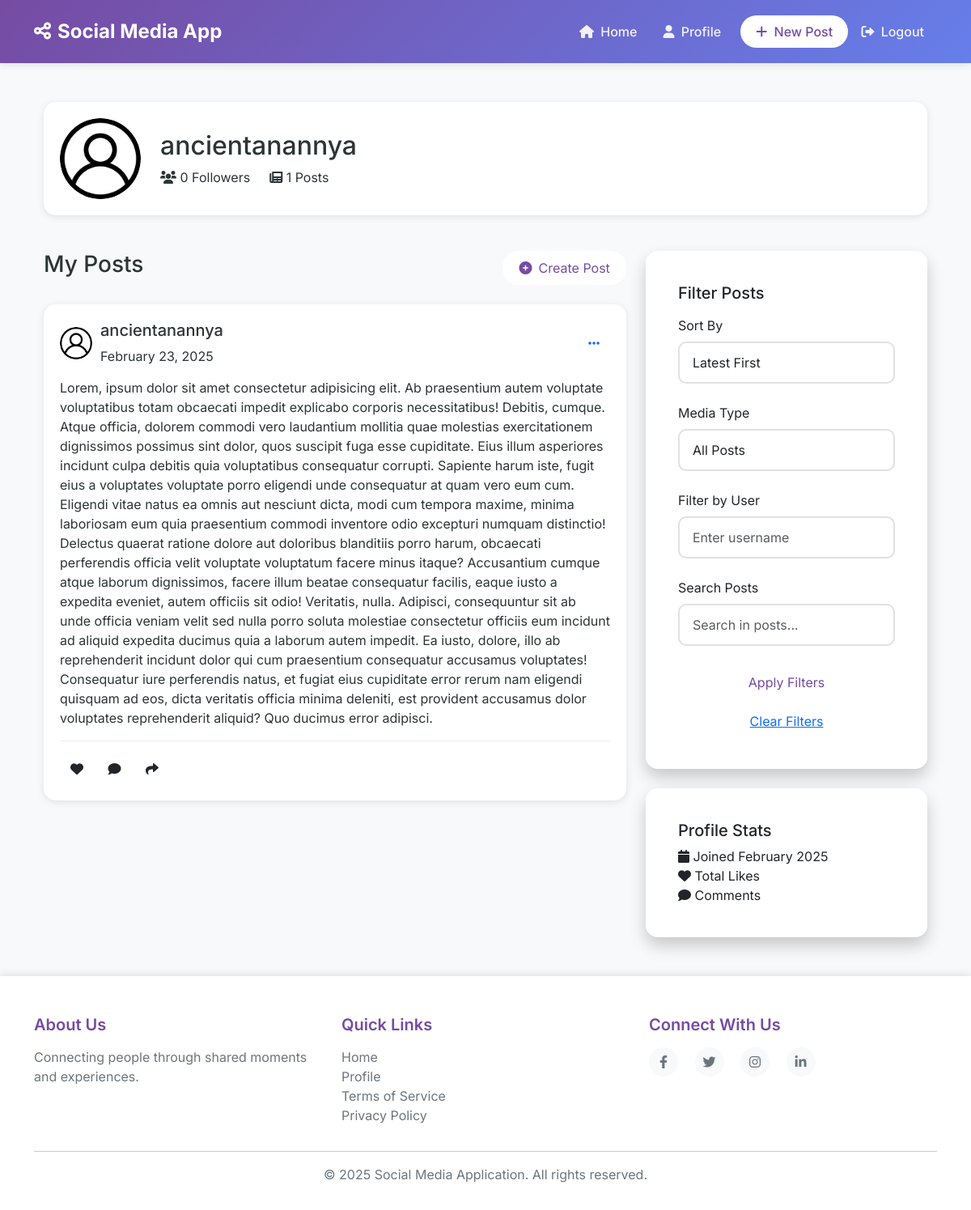
Screenshot of /profile/ (signed in) with the database file from the repository.
### core/models.py (models this page shows, shortened)
class Post(models.Model):
    user = models.ForeignKey(User, on_delete=models.CASCADE, related_name='posts')
    content = models.TextField()
    image = models.ImageField(upload_to='posts/', blank=True, null=True)
    created_at = models.DateTimeField(auto_now_add=True)
    updated_at = models.DateTimeField(auto_now=True)
    class Meta:
        ordering = ['-created_at']

### core/views.py (the view)
# urls.py: path('profile/', views.UserProfileView.as_view(), name='profile'),
class UserProfileView(LoginRequiredMixin, ListView):
    model = Post
    template_name = 'core/profile.html'
    context_object_name = 'posts'
    paginate_by = 10
    def get_queryset(self):
        queryset = Post.objects.filter(user=self.request.user)
        date_filter = self.request.GET.get('date', 'latest')
        if date_filter == 'oldest':
            queryset = queryset.order_by('created_at')
        else:
            queryset = queryset.order_by('-created_at')
        media_filter = self.request.GET.get('media', 'all')
        print(f"UserProfileView - Media filter: {media_filter}")
        if media_filter == 'text':
            queryset = queryset.filter(Q(image__isnull=True) | Q(image=''))
            print(f"UserProfileView - Text-only posts: {queryset.count()}")
        elif media_filter == 'images':
            queryset = queryset.exclude(Q(image__isnull=True) | Q(image=''))
            print(f"UserProfileView - Image posts: {queryset.count()}")
        search_query = self.request.GET.get('q', '')
        if search_query:
            queryset = queryset.filter(content__icontains=search_query)
        print(f"UserProfileView - Final queryset count: {queryset.count()}")
        return queryset
    def get_context_data(self, **kwargs):
        context = super().get_context_data(**kwargs)
        context['date_filter'] = self.request.GET.get('date', 'latest')
        context['media_filter'] = self.request.GET.get('media', 'all')
        context['search_query'] = self.request.GET.get('q', '')
        return context

### templates/core/profile.html (shortened to what this page needs)
{% extends 'base.html' %}
{% block content %}
<div class="container py-4">
    <div class="row">
        <div class="col-12 mb-4">
            <div class="post-card">
                <div class="profile-header d-flex align-items-center">
                    <img src="{{ user.profile.avatar.url|default:'/static/images/default-avatar.png' }}"
                         class="profile-avatar me-4"
                         alt="Profile picture"
                         style="width: 100px; height: 100px; border-radius: 50%; object-fit: cover;">
                    <div class="profile-info">
                        <h2 class="mb-2">{{ user.username }}</h2>
                        <div class="quick-stats d-flex gap-4">
                            <div class="stat-item">
                                <i class="fas fa-users"></i>
                                <span>{{ user.followers.count|default:"0" }} Followers</span>
                            </div>
                            <div class="stat-item">
                                <i class="fas fa-newspaper"></i>
                                <span>{{ user.posts.count|default:"0" }} Posts</span>
                            </div>
                        </div>
                    </div>
                </div>
            </div>
        </div>
        <div class="col-md-8">
            <div class="d-flex justify-content-between align-items-center mb-4">
                <h3 class="section-title">My Posts</h3>
                <button class="btn btn-create-post btn-custom-primary ms-2" data-bs-toggle="modal" data-bs-target="#createPostModal">
                    <i class="fas fa-plus-circle me-2"></i>Create Post
                </button>
            </div>
            {% for post in posts %}
                <div class="post-card fade-in">
                    <div class="post-header">
                        <div class="user-info">
                            <img src="{{ user.profile.avatar.url|default:'/static/images/default-avatar.png' }}"
                                 class="user-avatar"
                                 alt="Profile picture">
                            <div class="user-details">
                                <h5 class="username">{{ user.username }}</h5>
                                <span class="post-time">{{ post.created_at|date:"F d, Y" }}</span>
                            </div>
                        </div>
                        <div class="post-actions dropdown">
                            <button class="btn btn-link" data-bs-toggle="dropdown">
                                <i class="fas fa-ellipsis-h"></i>
                            </button>
                        </div>
                    </div>
                    <div class="post-content">
                        <p>{{ post.content }}</p>
                    </div>
                    <div class="post-footer">
                        <div class="interaction-buttons">
                            <button class="btn btn-like">
                                <i class="fas fa-heart"></i>
                            </button>
                            <button class="btn btn-comment" onclick="">
                                <i class="fas fa-comment"></i>
                            </button>
                            <button class="btn btn-share" onclick="">
                                <i class="fas fa-share"></i>
                            </button>
                        </div>
                    </div>
                </div>
            {% empty %}
                <div class="empty-state">
                    <i class="fas fa-newspaper fa-3x mb-3"></i>
                    <h3>No Posts Found</h3>
                    <p>Try adjusting your filters or share your first post!</p>
                </div>
            {% endfor %}
        </div>
        <div class="col-md-4">
            <div class="card sidebar-card mb-4">
                <div class="card-body">
                    <h5 class="sidebar-title">Filter Posts</h5>
                    <form method="GET" action="" class="mt-3">
                        <div class="form-group">
                            <label class="form-label">Sort By</label>
                            <select name="date" class="form-control">
                                <option value="latest" {% if date_filter == 'latest' %}selected{% endif %}>Latest First</option>
                            </select>
                        </div>
                        <div class="form-group">
                            <label class="form-label">Media Type</label>
                            <select name="media" class="form-control">
                                <option value="all" {% if media_filter == 'all' %}selected{% endif %}>All Posts</option>
                            </select>
                        </div>
                        <div class="form-group">
                            <label class="form-label">Filter by User</label>
                            <input type="text" name="user" class="form-control" value="{{ user_filter }}"
                                   placeholder="Enter username">
                        </div>
                        <div class="form-group mb-4">
                            <label class="form-label">Search Posts</label>
                            <input type="text" name="q" class="form-control" value="{{ search_query }}"
                                   placeholder="Search in posts...">
                        </div>
                        <button type="submit" class="btn btn-custom-primary w-100">
                            Apply Filters
                        </button>
                        {% if date_filter or media_filter or user_filter or search_query %}
                            <a href="?" class="btn btn-link w-100 mt-2">Clear Filters</a>
                        {% endif %}
                    </form>
                </div>
            </div>
            <div class="card sidebar-card">
                <div class="card-body">
                    <h5 class="sidebar-title">Profile Stats</h5>
                    <div class="quick-stats">
                        <div class="stat-item">
                            <i class="fas fa-calendar"></i>
                            <span>Joined {{ user.date_joined|date:"F Y" }}</span>
                        </div>
                        <div class="stat-item">
                            <i class="fas fa-heart"></i>
                            <span>{{ total_likes }} Total Likes</span>
                        </div>
                        <div class="stat-item">
                            <i class="fas fa-comment"></i>
                            <span>{{ total_comments }} Comments</span>
                        </div>
                    </div>
                </div>
            </div>
        </div>
    </div>
</div>
{% endblock %}

### static/css/style.css (style rules this page uses)
:root { --primary-color: #764ba2; --secondary-color: #667eea; --background-color: #f8f9fa; --text-color: #2d3436; --navbar-height: 70px; }
body { font-family: 'Inter', sans-serif; background-color: var(--background-color); color: var(--text-color); min-height: 100vh; display: flex; flex-direction: column; }
.btn-custom-primary { background-color: white; color: var(--primary-color) !important; border-radius: 20px; padding: 0.5rem 1.2rem !important; transition: all 0.3s ease; }
.card { border: none; border-radius: 15px; box-shadow: 0 10px 20px rgba(0,0,0,0.2); backdrop-filter: blur(10px); background: rgba(255, 255, 255, 0.95); transition: transform 0.3s ease; }
.card-body { padding: 2.5rem; }
.form-group { margin-bottom: 1.5rem; position: relative; }
.form-control { border-radius: 10px; padding: 0.75rem 1rem; border: 2px solid #e1e1e1; transition: all 0.3s ease; }
.post-card { background: white; border-radius: 15px; border: none; box-shadow: 0 2px 10px rgba(0,0,0,0.1); margin-bottom: 20px; padding: 20px; }
.post-header { display: flex; justify-content: space-between; align-items: center; margin-bottom: 15px; }
.user-info { display: flex; align-items: center; }
.user-avatar { width: 40px; height: 40px; border-radius: 50%; margin-right: 10px; object-fit: cover; }
.post-footer { border-top: 1px solid #eee; padding-top: 15px; }
.fade-in { animation: fadeIn 0.5s ease; }

### rows the page displays
Post: created_at "February 23, 2025", content "Lorem, ipsum dolor sit amet consectetur adipisicing elit. Ab praesentium autem voluptate voluptatibus totam obcaecati impedit explicabo corporis necessitatibus! Debitis, cumque. Atque officia, dolorem commodi vero laudantium mollitia quae molestias exercitationem dignissimos possimus sint dolor, quos suscipit fuga esse cupiditate. Eius illum asperiores incidunt culpa debitis quia voluptatibus consequatur corrupti. Sapiente harum iste, fugit eius a voluptates voluptate porro eligendi unde consequatur at quam vero eum cum. Eligendi vitae natus ea omnis aut nesciunt dicta, modi cum tempora maxime, minima laboriosam eum quia praesentium commodi inventore odio excepturi numquam distinctio!…"

### other values shown
{{ user.username }} "ancientanannya"
{{ user.followers.count|default:"0" }} "0"
{{ user.posts.count|default:"0" }} "1"
{{ user.date_joined|date:"F Y" }} "February 2025"
